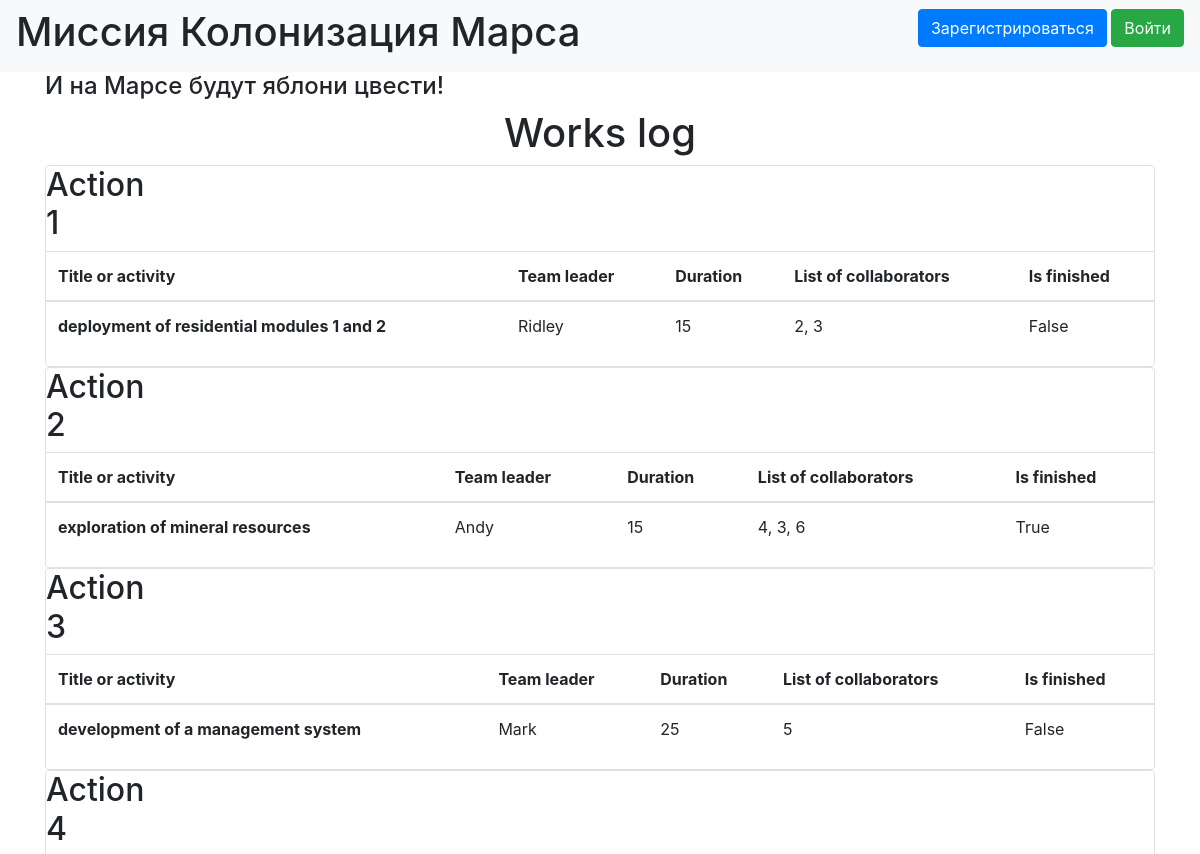
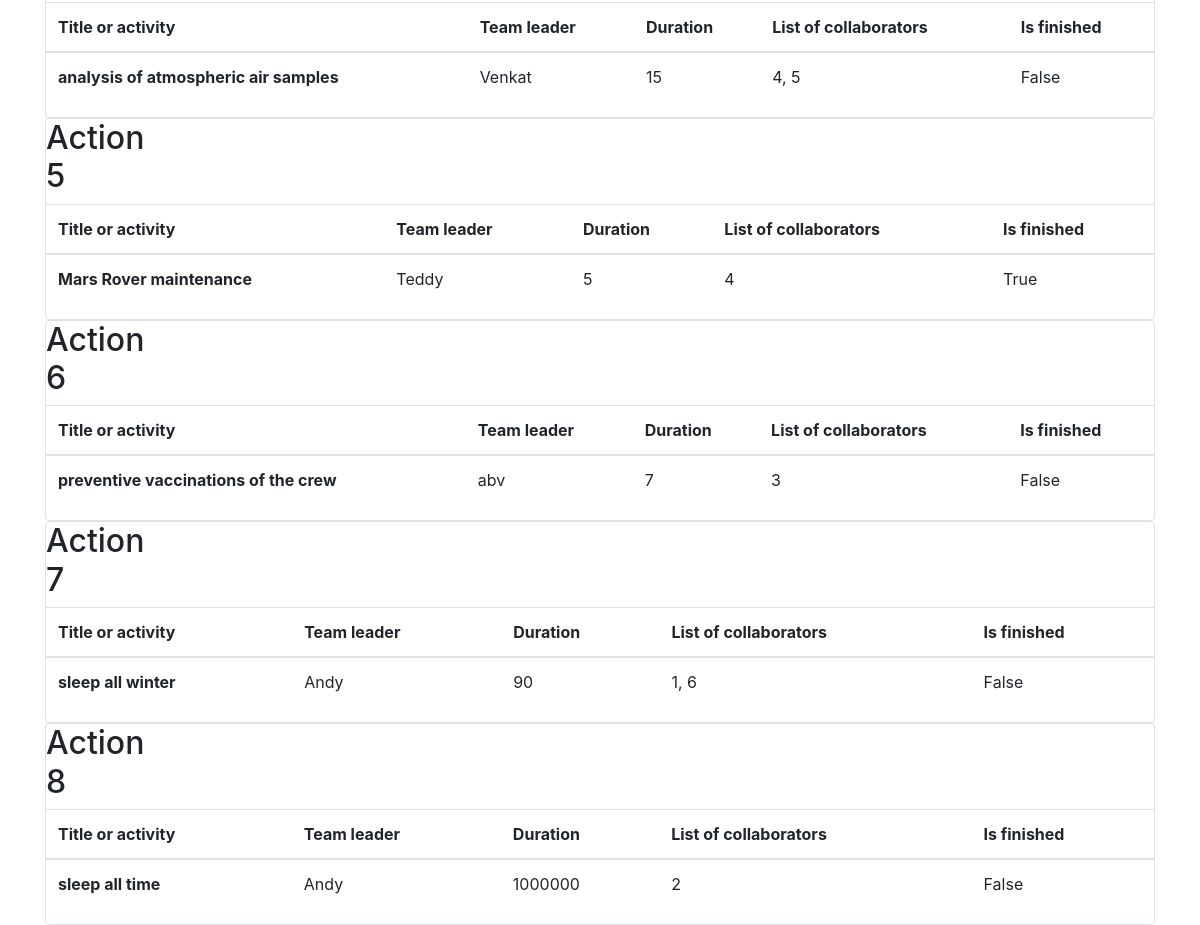
The page / on the database its author committed (2 pictures, top to bottom).
### BD/data/jobs.py (models this page shows)
class Job(SqlAlchemyBase):
    __tablename__ = 'jobs'
    id = sqlalchemy.Column(sqlalchemy.Integer,
                           primary_key=True, autoincrement=True)
    team_leader = sqlalchemy.Column(sqlalchemy.Integer,
                                    sqlalchemy.ForeignKey("users.id"))
    job = sqlalchemy.Column(sqlalchemy.String, nullable=True)
    work_size = sqlalchemy.Column(sqlalchemy.Integer)
    collaborators = sqlalchemy.Column(sqlalchemy.String, nullable=True)
    start_date = sqlalchemy.Column(sqlalchemy.DateTime,
                                   default=datetime.datetime.now)
    end_date = sqlalchemy.Column(sqlalchemy.DateTime, nullable=True)
    is_finished = sqlalchemy.Column(sqlalchemy.Boolean, default=False)
    user = orm.relationship('User')
    def __repr__(self):
        return f'<Job> {self.id} {self.job} {self.user}'

### BD/data/users.py (models this page shows, shortened)
class User(SqlAlchemyBase, UserMixin):
    __tablename__ = 'users'
    id = sqlalchemy.Column(sqlalchemy.Integer,
                           primary_key=True, autoincrement=True)
    surname = sqlalchemy.Column(sqlalchemy.String, nullable=True)
    name = sqlalchemy.Column(sqlalchemy.String, nullable=True)
    age = sqlalchemy.Column(sqlalchemy.Integer)
    position = sqlalchemy.Column(sqlalchemy.String, nullable=True)
    speciality = sqlalchemy.Column(sqlalchemy.String, nullable=True)
    address = sqlalchemy.Column(sqlalchemy.String, nullable=True)
    email = sqlalchemy.Column(sqlalchemy.String,
                              index=True, unique=True, nullable=True)
    hashed_password = sqlalchemy.Column(sqlalchemy.String, nullable=True)
    modified_date = sqlalchemy.Column(sqlalchemy.DateTime,
                                      default=datetime.datetime.now)
    jobs = orm.relationship("Job", back_populates='user')
    def __repr__(self):
        return f'<Colonist> {self.id} {self.surname} {self.name}'

### BD/main.py (the view)
@app.route("/")
def index():
    db_sess = db_session.create_session()
    jobs = db_sess.query(Job).all()
    print(jobs)
    return render_template("index.html", jobs=jobs)

### BD/data/db_session.py (called while the page is built)
def create_session() -> Session:
    global __factory
    return __factory()

### BD/templates/index.html (shortened to what this page needs)
{% extends "base.html" %}
{% block content %}
<h1>Works log</h1>
{% for item in jobs%}
<div class="col-md6 border rounded">
    <h2>Action {{item.id}}</h2>
    <table class="table">
  <thead>
    <tr>
      <th scope="col">Title or activity</th>
      <th scope="col">Team leader</th>
      <th scope="col">Duration</th>
      <th scope="col">List of collaborators</th>
        <th scope="col">Is finished</th>
    </tr>
  </thead>
  <tbody>
    <tr>
      <th scope="row">{{item.job}}</th>
      <td>{{item.user.name}}</td>
      <td>{{item.work_size}}</td>
      <td>{{item.collaborators}}</td>
      <td>{{item.is_finished}}</td>
    </tr>
  </tbody>
</table>
</div>
{% endfor %}
{% endblock %}

### BD/templates/base.html (shortened to what this page needs)
<!doctype html>
<html lang="en">
<head>
    <link rel="stylesheet"
          href="https://stackpath.bootstrapcdn.com/bootstrap/4.4.1/css/bootstrap.min.css"
>
    <link href="../static/css/style.css" rel="stylesheet" type="text/css" />
</head>
<body>
<header>
    <nav class="navbar navbar-light bg-light">
        <h1> Миссия Колонизация Марса </h1>
        {% if current_user.is_authenticated %}
    <a class="navbar-brand" href="/logout">{{ current_user.name }}</a>
       {% else %}
    <p>
        <a class="btn btn-primary " href="/register">Зарегистрироваться</a>
        <a class="btn btn-success" href="/login">Войти</a>
    </p>
{% endif %}
    </nav>
</header>
<main role="main" class="container">
    <h4> И на Марсе будут яблони цвести! </h4>
    {% block content %}{% endblock %}
</main>
</body>
</html>

### static/css/style.css (style rules this page uses)
h1 { text-align: center; }
h2 { width: 5px; text-align: center; }
h2 { width: 5px; text-align: left; }

### rows shown on the page
Job: id "1", job "deployment of residential modules 1 and 2", user.name "Ridley", work_size "15", collaborators "2, 3", is_finished "False"
Job: id "2", job "exploration of mineral resources", user.name "Andy", work_size "15", collaborators "4, 3, 6", is_finished "True"
Job: id "3", job "development of a management system", user.name "Mark", work_size "25", collaborators "5", is_finished "False"
Job: id "4", job "analysis of atmospheric air samples", user.name "Venkat", work_size "15", collaborators "4, 5", is_finished "False"
Job: id "5", job "Mars Rover maintenance", user.name "Teddy", work_size "5", collaborators "4", is_finished "True"
Job: id "6", job "preventive vaccinations of the crew", user.name "abv", work_size "7", collaborators "3", is_finished "False"
Job: id "7", job "sleep all winter", user.name "Andy", work_size "90", collaborators "1, 6", is_finished "False"
Job: id "8", job "sleep all time", user.name "Andy", work_size "1000000", collaborators "2", is_finished "False"
